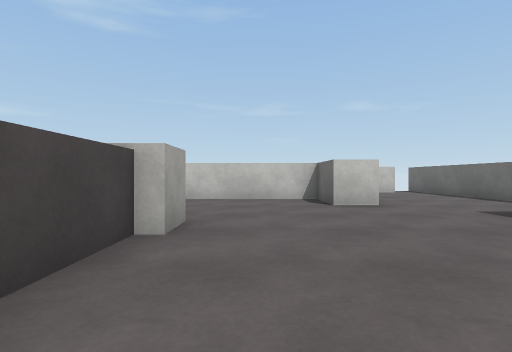
view 1 (above)

14 first-person views from a walk through a 3-D level made in the Unity game engine. The camera is 0.64 m above the floor, looks level and sees 80° across. The floor is counted in squares, 1 m on a side. Each view is taken from the middle of a square. On the plan, view 1 faces up. The plan holds only what a view shows up to about 9 squares ahead; the rest is blank. The player is left out. Surface patterns are stand-ins for the level's own textures.

view 2
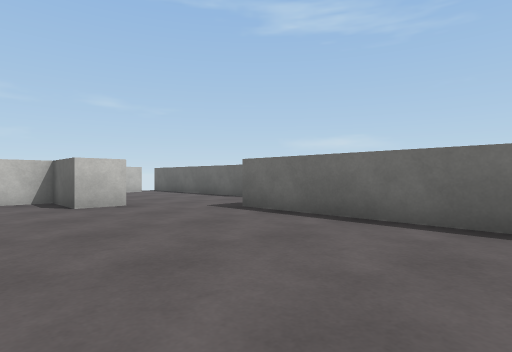

view 3
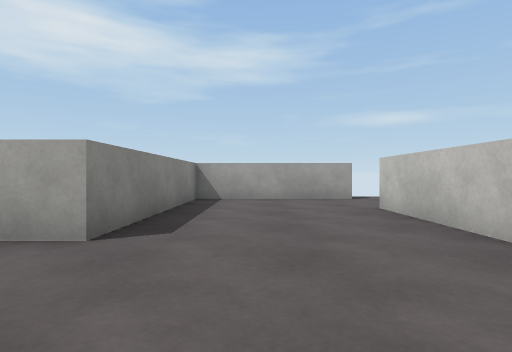

view 4
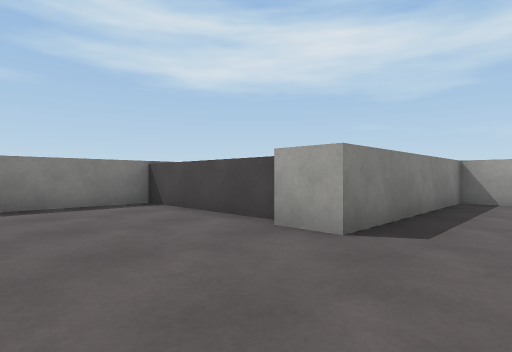

view 5
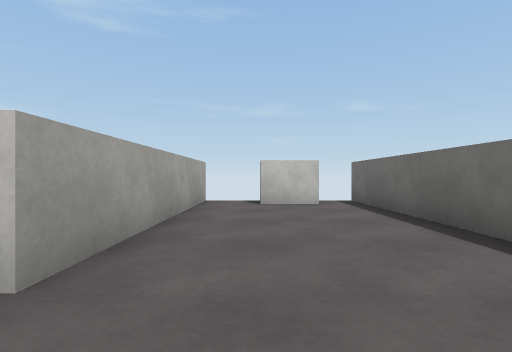

view 6
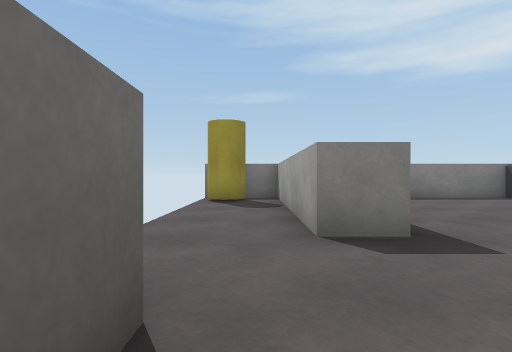

view 7
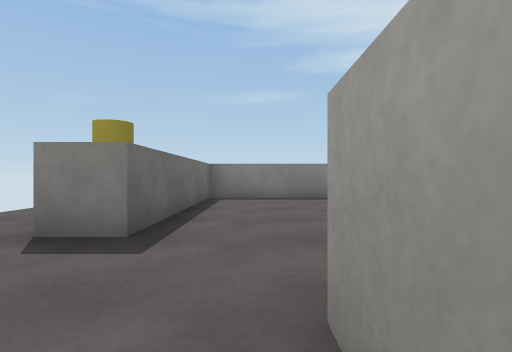

view 8
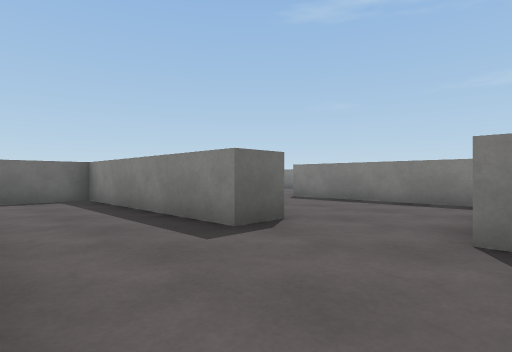

view 9
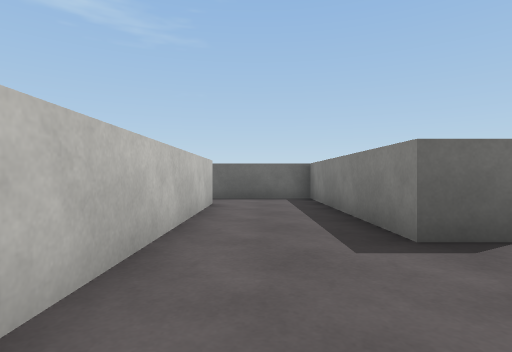

view 10
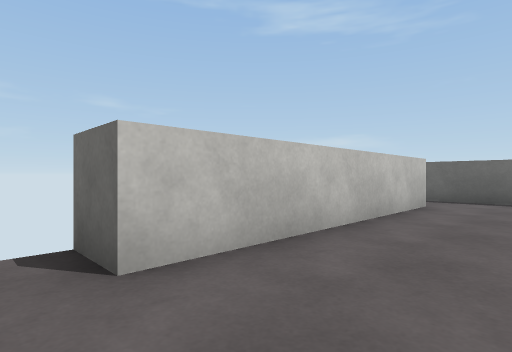

view 11
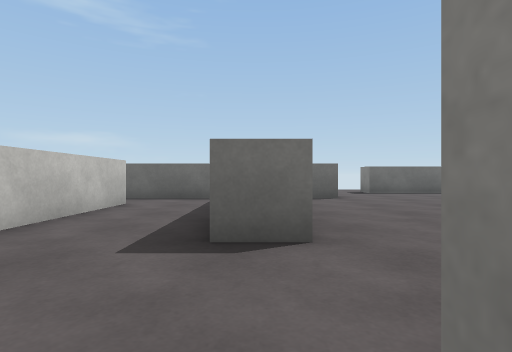

view 12
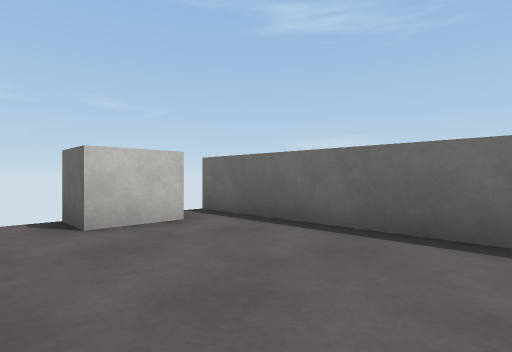

view 13
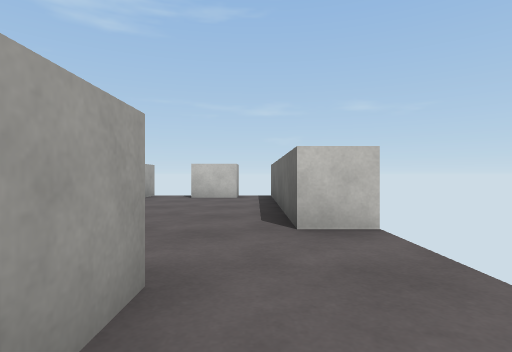

view 14
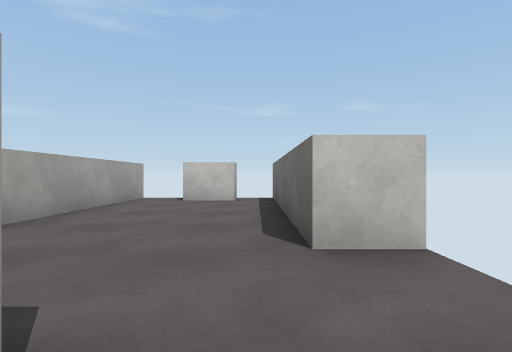

### Floor plan
Points are (right, up) in squares from view 1. A wall is a line through its corners. A room is listed if a view was taken in it or the views show most of it. See-through windows are left out.
Room 1 (views 1, 2, 3, 4, 5, 6, 7, 8, 9, 10, 11, 12, 13, 14)
walls: (-1.3, 3.4) (-1.3, -1) (4.4, -1) (4.4, 4.8) (5.4, 4.8) (5.4, -1) (7.5, -1); (0.1, 12) (-6.2, 12) (-6.2, 13); (7.5, 6.7) (6.5, 6.7) (6.5, 13); (2.7, 13) (2.7, 6.7) (1.7, 6.7) (1.7, 8.5) (-4.1, 8.5) (-4.1, 9.4) (1.7, 9.4) (1.7, 12.8); (-6.4, 8.8) (-6.4, 4.3) (-1, 4.3) (-1, 3.2); (5.4, 12.8) (5.4, 12) (4.1, 12) (4.1, 13)
objects: other object (7, 0)

Where each view was taken, in squares from view 1:
view 1: 0 up, 0 right, facing up
view 2: 0 up, 0 right, facing up-right
view 3: 6 up, 2 right, facing left
view 4: 6 up, 2 right, facing down-left
view 5: 5 up, 4 right, facing up
view 6: 8 up, 6 right, facing down
view 7: 8 up, 3 right, facing down
view 8: 12 up, 7 left, facing down-right
view 9: 11 up, 7 left, facing right
view 10: 10 up, 7 left, facing up-right
view 11: 9 up, 7 left, facing right
view 12: 8 up, 3 right, facing up-right
view 13: 3 up, 6 right, facing up
view 14: 4 up, 6 right, facing up
